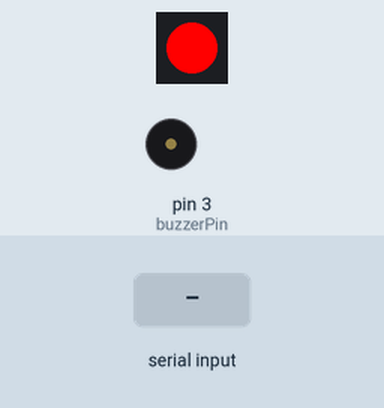
The program below on a simulated Arduino Uno, built with avr-gcc and run on an emulated ATmega328P. On the bench: 1 RGB LEDs in strip order, left to right, buzzer (waves = sounding). Inputs (shaded band) come from the test bench. Colours are those a GRB WS2812 strip shows for the declared byte order; what the program prints to the serial monitor is not drawn.

Above: at 4.3 s.
4.4 s: "1$" received over Serial
At 5.0 s:
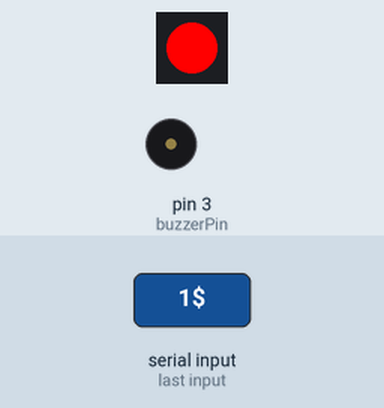
6.0 s: "90|45|200$" received over Serial
At 6.5 s:
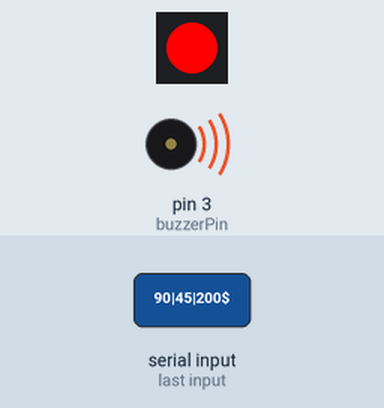
7.5 s: "2$" received over Serial
At 8.6 s:
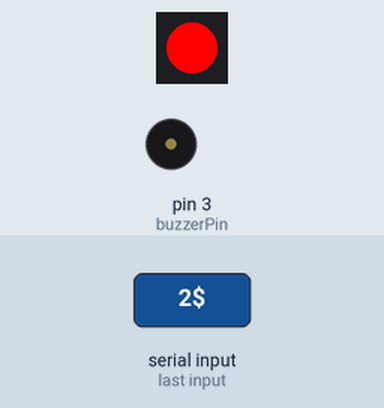
Timing chart, 0 to 10.5 s (numbered marks = the images above; inputs shaded):
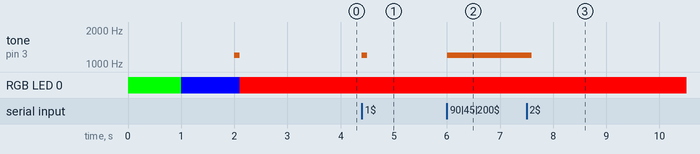

Measured:
- after the input at 4.4 s, tone on pin 3 (buzzerPin): silent → 1200 Hz at once, → silent 0.10 s later
- after the input at 6.0 s, tone on pin 3 (buzzerPin): silent → 1200 Hz at once
- after the input at 7.5 s, tone on pin 3 (buzzerPin): 1200 Hz → silent after 0.10 s

The program:

main.cpp
```cpp
// (licence header left out)
#include <Arduino.h>
#include "FastLED.h"
#include <Servo.h>
#include "Ultrasound.h"

typedef enum {
  MODE_NULL,
  MODE_ROCKERANDGRAVITY,  // joystick & gravity control
  MODE_RGB_ADJUST,        // RGB adjustment
  MODE_SPEED_CONTROL,     // speed control
  MODE_ULTRASOUND_SEND,   // send ultrasonic distance to PC software
  MODE_SERVO_CONTROL,     // robotic gripper control
  MODE_VOLTAGE_SEND,      // send voltage value to app
  MODE_AVOID              // obstacle avoidance
} CarMode;

typedef enum {
  WARNING_OFF,
  WARNING_BEEP,
  WARNING_RGB,
} VoltageWarning;

typedef enum {
  READ_VOLTAGE_ON,
  READ_VOLTAGE_OFF
} ReadVoltageState;

Servo myservo;          // instantiate servo
Ultrasound ultrasound;  // instantiate ultrasonic sensor

static VoltageWarning g_warning = WARNING_OFF;
static CarMode g_mode = MODE_NULL;
static ReadVoltageState g_read = READ_VOLTAGE_ON;

static uint8_t g_state = 8;         // receive app sub-command
static uint8_t avoid_flag = 0;      // obstacle avoidance mode switch flag
static uint8_t beep_count = 0;      // number of times of the buzzer sound

static int car_derection = 0;       // set the movement angle of the car
static int8_t car_rot = 0;          // set the angular velocity of the car
static uint8_t speed_data = 0;      // set the linear velocity of the car
static uint8_t speed_update = 50;   // the linear velocity updated via the app

/* parameters related to voltage monitoring */
static float voltage;
static int voltage_send;
static int last_voltage_send;
static int real_voltage_send;
static int error_voltage;

static CRGB rgbs[1];
String rec_data[4];                 // receive the data sent from the app

const char *charArray;

/* define pins */
const static uint8_t ledPin = 2;
const static uint8_t buzzerPin = 3;
const static uint8_t servoPin = 5;
const static uint8_t motorpwmPin[4] = { 10, 9, 6, 11} ;
const static uint8_t motordirectionPin[4] = { 12, 8, 7, 13};

const static int pwmFrequency = 500;                // the PWM frequency in units of Hz
const static int period = 10000000 / pwmFrequency;  // the PWM period in units of microseconds
const static uint32_t interval_us = 20000;          // the microsecond count interval employed for non-blocking delays
const static uint32_t interval_ms = 1000;           // the millisecond count interval employed for non-blocking delays

static uint32_t previousTime_us = 0;          // the previous microsecond count interval for non-blocking delays
static uint32_t previousTime_ms = 0;          // the previous millisecond count interval for non-blocking delays

static int servo_angle = 0;                   // set servo angle
static uint16_t distance = 0;                 // distance measured by the ultrasonic sensor

void Aovid(void);
void Rgb_Task(void);
void Motor_Init(void);
void Speed_Task(void);
void Task_Dispatcher(void);
void Servo_Data_Receive(void);
void Rockerandgravity_Task(void);
void Voltage_Detection_Task(void);
void PWM_Out(uint8_t PWM_Pin, int8_t DutyCycle);
void Rgb_Show(uint8_t rValue,uint8_t gValue,uint8_t bValue);
void Velocity_Controller(uint16_t angle, uint8_t velocity,int8_t rot);
void Motors_Set(int8_t Motor_0, int8_t Motor_1, int8_t Motor_2, int8_t Motor_3);

void setup() {
  Serial.begin(9600);
  Serial.println("Serial Monitor started");
  pinMode(buzzerPin, OUTPUT); // set the buzzer pin as output
  FastLED.addLeds<WS2812, ledPin, RGB>(rgbs, 1);
  Serial.println("RGB LED initialized");
  Rgb_Show(255,0,0);                // set the RGB light to red
  Serial.println("RGB LED set to red");
  delay(1000);
  //Motor_Init();
  // pinMode(servoPin, OUTPUT);
  // myservo.attach(servoPin);                   // bind specific servo pin
  // myservo.write(servo_angle);                 // write servo angle
  Rgb_Show(0,0,255);                // set the RGB light to blue
  Serial.println("RGB LED set to blue");
  delay(1000);

  tone(buzzerPin, 1200);                      // function for inputting tone signal with a frequency of 1200
  delay(100);
  noTone(buzzerPin);
  //voltage_send = analogRead(A3)*0.02989*1000;   // calculate voltage
  //last_voltage_send = voltage_send;
  //real_voltage_send = voltage_send;
  Rgb_Show(0,255,0);                // set the RGB light to green
  delay(1000);
  Serial.println("RGB LED set to green");
}

void loop() {
  //Velocity_Controller(car_derection, speed_data, car_rot);
  //Task_Dispatcher();
  //if(g_read == READ_VOLTAGE_ON)
  //{
  //  Voltage_Detection_Task();
  //}

  // Listen to Serial Monitor for LED color commands
  if (Serial.available() > 0) {
    String cmd = Serial.readStringUntil('$');
    cmd.trim();
    // Beep to indicate command received
    tone(buzzerPin, 1200);
    delay(100);
    noTone(buzzerPin);
    // Parse command: expected format X|Y|$
    int sepIndex = cmd.indexOf('|');
    if (sepIndex > 0) {
      tone(buzzerPin, 1200);
      delay(100);
      String mainCmd = cmd.substring(0, sepIndex);
      String paramStr = cmd.substring(sepIndex + 1);
      int paramSep = paramStr.indexOf('|');
      String param = paramSep >= 0 ? paramStr.substring(0, paramSep) : paramStr;
      // Use switch for main command
      switch (mainCmd.charAt(0)) {
        case 'A':
          if (param == "1") {
            Rgb_Show(255, 0, 0); // Red
            Serial.println("Red LED");
          }
          break;
        case 'B':
          if (param == "2") {
            Rgb_Show(0, 255, 0); // Green
            Serial.println("Green LED");
          }
          break;
        // Add more cases as needed
        default:
          // Unknown command
          break;
      }
    }
  }
}

/**
 * @brief Set the color of RGB LED
 * @param rValue;gValue;bValue;
 * @arg The three input parameters range from 0 to 255
 * @retval None
 * @note (255,0,0) green (0,255,0) red (0,0,255) blue (255,255,255) white
 */
void Rgb_Show(uint8_t rValue,uint8_t gValue,uint8_t bValue)
{
  rgbs[0].r = rValue;
  rgbs[0].g = gValue;
  rgbs[0].b = bValue;
  FastLED.show();
}

/* task dispatcher */
void Task_Dispatcher(void)
{
  uint8_t index = 0;
  while (Serial.available() > 0)
  {
    String cmd = Serial.readStringUntil('$');
    while (cmd.indexOf('|') != -1)
    {
      rec_data[index] = cmd.substring(0, cmd.indexOf('|'));  // extract the substring from the begining to the bit before the first comma
      cmd = cmd.substring(cmd.indexOf('|') + 1);             // update the string by removing the extracted substring and the comma
      index++;      // update index
    }
    charArray = rec_data[0].c_str();      // convert to c string format
    if(strcmp(charArray, "A") == 0 && avoid_flag == 0)  // determine command
    {
        g_mode = MODE_ROCKERANDGRAVITY;
    }
    if(strcmp(charArray, "B") == 0 && avoid_flag == 0)
    {
      g_mode = MODE_RGB_ADJUST;
    }
    if(strcmp(charArray, "C") == 0 && avoid_flag == 0)
    {
      g_mode = MODE_SPEED_CONTROL;
    }
    if(strcmp(charArray, "E") == 0 && avoid_flag == 0)
    {
      g_mode = MODE_SERVO_CONTROL;
    }
    if(strcmp(charArray, "D") == 0)
    {
      g_mode = MODE_ULTRASOUND_SEND;
    }
    if(strcmp(charArray, "F") == 0)
    {
      g_mode = MODE_AVOID;
      avoid_flag = 1;
      g_state = atoi(rec_data[1].c_str());
    }
  }
  if(g_mode == MODE_ROCKERANDGRAVITY)
  {
    Rockerandgravity_Task();
    g_mode = MODE_NULL;
  }
  if(g_mode == MODE_RGB_ADJUST)
  {
    Rgb_Task();
    g_mode = MODE_NULL;
  }
  if(g_mode == MODE_SPEED_CONTROL)
  {
    Speed_Task();
    g_mode = MODE_NULL;
  }
  if(g_mode == MODE_SERVO_CONTROL)
  {
    Servo_Data_Receive();
    g_mode = MODE_NULL;
  }
  if(g_mode == MODE_ULTRASOUND_SEND)
  {
    distance = ultrasound.Filter();   // obtain the output value of the filter
    if(distance > 5000)
    {
      distance = 5000;
    }
    voltage_send = (int)(voltage*1000);
    if(last_voltage_send - voltage_send >= 500)
    {
      error_voltage = voltage_send;
    }
    if(voltage_send != error_voltage)
    {
      real_voltage_send = voltage_send;
    }
    last_voltage_send = voltage_send;

    // send ultrasonic distance data and voltage data to the app
    Serial.print("$");Serial.print(distance);Serial.print(",");
    Serial.print(real_voltage_send);Serial.print("$");
    g_mode = MODE_NULL;
  }
  if(avoid_flag == 1)
  {
    Aovid();
  }
  if(g_state == 8)
  {
    g_read = READ_VOLTAGE_ON;
  }
  else
  {
    g_read = READ_VOLTAGE_OFF;
  }
}

/* joystick control task */
void Rockerandgravity_Task(void)
{
  g_state = atoi(rec_data[1].c_str());
  switch (g_state)
  {
    case 0:
      car_derection = 90;
      car_rot = 0;
      speed_data = speed_update;
      break;
    case 1:
      car_derection = 45;
      car_rot = 0;
      speed_data = speed_update;
      break;
    case 2:
      car_derection = 0;
      car_rot = 0;
      speed_data = speed_update;
      break;
    case 3:
      car_derection = 315;
      car_rot = 0;
      speed_data = speed_update;
      break;
    case 4:
      car_derection = 270;
      car_rot = 0;
      speed_data = speed_update;
      break;
    case 5:
      car_derection = 225;
      car_rot = 0;
      speed_data = speed_update;
      break;
    case 6:
      car_derection = 180;
      car_rot = 0;
      speed_data = speed_update;
      break;
    case 7:
      car_derection = 135;
      car_rot = 0;
      speed_data = speed_update;
      break;
    case 8:
      car_derection = 0;
      car_rot = 0;
      speed_data = 0;
      break;
    case 9:
      car_derection = 0;
      speed_data = 0;
      car_rot = speed_update;
      break;
    case 10:
      car_derection = 0;
      speed_data = 0;
      car_rot = -speed_update;
      break;
    default:
      break;
  }
}

/* ultrasonic RGB adjustment function */
void Rgb_Task(void)
{
  uint8_t r_data,g_data,b_data;
  r_data = (uint8_t)atoi(rec_data[1].c_str());
  g_data = (uint8_t)atoi(rec_data[2].c_str());
  b_data = (uint8_t)atoi(rec_data[3].c_str());
  ultrasound.Color(r_data,g_data,b_data,r_data,g_data,b_data);
}

/* voltage monitoring */
void Voltage_Detection_Task(void)
{
  uint32_t currentTime_ms;
  currentTime_ms = millis();
  voltage = analogRead(A3)*0.02989;   // calculate voltage
  if(real_voltage_send <= 7000)
  {
    if(g_warning != WARNING_RGB)
    {
      g_warning = WARNING_BEEP;
    }
  }
  if(g_warning == WARNING_BEEP)
  {
    if(currentTime_ms - previousTime_ms <= interval_ms/2)
    {
      tone(buzzerPin, 800);  // If the voltage is less than 7V, the buzzer will alarm
    }
    else if (currentTime_ms - previousTime_ms > interval_ms/2 && currentTime_ms - previousTime_ms < interval_ms)
    {
      noTone(buzzerPin);
    }
  }
  if (currentTime_ms - previousTime_ms >= interval_ms)
  {
    if(g_warning == WARNING_BEEP)
    {
      beep_count++;
    }

    previousTime_ms = currentTime_ms;
  }
  if(beep_count == 2)
  {
    beep_count = 0;
    noTone(buzzerPin);
    g_warning = WARNING_RGB;
  }
  if(g_warning == WARNING_RGB)
  {
    Rgb_Show(0,10,0);
  }
}

/* robotic gripper control task */
void Servo_Data_Receive(void)
{
  servo_angle = atoi(rec_data[1].c_str());
  myservo.write(servo_angle);
}

/* obstacle avoidance mode */
void Aovid(void)
{
  distance = ultrasound.Filter();
  if(g_state == 1)
  {
    if(distance < 400)
    {
      car_derection = 0;
      car_rot = 100;
      speed_data = 0;
    }
    if(distance >= 500)
    {
      car_derection = 0;
      car_rot = 0;
      speed_data = 60;
    }
  }
  else if(g_state == 0)
  {
    car_derection = 0;
    car_rot = 0;
    speed_data = 0;
    g_mode = MODE_NULL;
    avoid_flag = 0;
  }
}
 /* speed control function */
void Speed_Task(void)
{
  speed_update = (uint8_t)atoi(rec_data[1].c_str());
  Serial.print("C|");Serial.print(speed_update); Serial.print("|$");
}

 /*servo initialization function */
void Motor_Init(void)
{
  for(uint8_t i = 0; i < 4; i++) {
    pinMode(motordirectionPin[i], OUTPUT);
    pinMode(motorpwmPin[i], OUTPUT);
  }
  Velocity_Controller( 0, 0, 0);
}

/**
 * @brief speed control function
 * @param angle   Controls the movement direction of the car, with 0 degrees being the direction of the front of the car, and counter-clockwise as the positive direction. Ranging from 0 to 359
 * @param velocity   Controls the speed of the car, ranging from 0 to 100
 * @param rot     Controls the rotational speed of the car, ranging from -100 to 100. If it is greater than 0, the car has a rotational speed in counter-clockwise direction; if it is less than 0, the car has a rotational speed in clockwise direction
 * @param drift   Determines whether to enable the drift function with the value 0 or 1.  If it is 0, enable the function; if not, disable the function
 * @retval None
 */
void Velocity_Controller(uint16_t angle, uint8_t velocity,int8_t rot)
{
  int8_t velocity_0, velocity_1, velocity_2, velocity_3;
  float speed = 1;
  angle += 90;
  float rad = angle * PI / 180;
  if (rot == 0) speed = 1; // speed factor
  else speed = 0.5;
  velocity /= sqrt(2);
  velocity_0 = (velocity * sin(rad) - velocity * cos(rad)) * speed + rot * speed;
  velocity_1 = (velocity * sin(rad) + velocity * cos(rad)) * speed - rot * speed;
  velocity_2 = (velocity * sin(rad) - velocity * cos(rad)) * speed - rot * speed;
  velocity_3 = (velocity * sin(rad) + velocity * cos(rad)) * speed + rot * speed;
  Motors_Set(velocity_0, velocity_1, velocity_2, velocity_3);
}

/**
 * @brief the function for setting PWM and wheel direction
 * @param Motor_x   The control value for PWM and motor direction. It is calculated based on the kinematic analysis of the Mecanum wheels
 * @retval None
 */
void Motors_Set(int8_t Motor_0, int8_t Motor_1, int8_t Motor_2, int8_t Motor_3)
{
  int8_t pwm_set[4];
  int8_t motors[4] = { Motor_0, Motor_1, Motor_2, Motor_3};
  bool direction[4] = { 1, 0, 0, 1}; // forward, left 1, and right 0
  for(uint8_t i; i < 4; ++i)
  {
    if(motors[i] < 0) direction[i] = !direction[i];
    else direction[i] = direction[i];

    if(motors[i] == 0) pwm_set[i] = 0;
    else pwm_set[i] = abs(motors[i]);

    digitalWrite(motordirectionPin[i], direction[i]);
    PWM_Out(motorpwmPin[i], pwm_set[i]);
  }
}

/* simulate PWM output */
void PWM_Out(uint8_t PWM_Pin, int8_t DutyCycle)
{
  uint32_t currentTime_us = micros();
  int highTime = (period/100) * DutyCycle;

  if ((currentTime_us - previousTime_us) <= highTime)
  {
    digitalWrite(PWM_Pin, HIGH);
  }
  else digitalWrite(PWM_Pin, LOW);
  if (currentTime_us - previousTime_us >= period)
  {
    previousTime_us = currentTime_us;
  }
}
```

Ultrasound.h
```cpp
#ifndef ULTRASOUND_H
#define ULTRASOUND_H

#include <Arduino.h>

#define ULTRASOUND_I2C_ADDR 0x77

// register
#define DISDENCE_L    0 // low 8 bits of distance, unit: mm
#define DISDENCE_H    1

#define RGB_BRIGHTNESS  50 // 0-255

#define RGB_WORK_MODE 2 // RGB light mode: 0 indicates custom mode; 1 indicates breathing light mode. Default is 0

#define RGB1_R      3 // R value of probe 1, 0~255, default 0
#define RGB1_G      4 // default 0
#define RGB1_B      5 // default 255

#define RGB2_R      6 // R value of probe 2, 0~255, default 0
#define RGB2_G      7 // default 0
#define RGB2_B      8 // default 255

#define RGB1_R_BREATHING_CYCLE      9 // in breathing light mode, breathing cycle for R of probe 1, unit: 100ms, default 0
#define RGB1_G_BREATHING_CYCLE      10
#define RGB1_B_BREATHING_CYCLE      11

#define RGB2_R_BREATHING_CYCLE      12 // probe 2
#define RGB2_G_BREATHING_CYCLE      13
#define RGB2_B_BREATHING_CYCLE      14

#define RGB_WORK_SIMPLE_MODE    0
#define RGB_WORK_BREATHING_MODE   1

class Ultrasound {
  public:
    Ultrasound();
    bool wireWriteByte(uint8_t addr, uint8_t val);
    bool wireWriteDataArray(uint8_t addr, uint8_t reg,uint8_t *val,unsigned int len);
    int wireReadDataArray(uint8_t addr, uint8_t reg, uint8_t *val, unsigned int len);

    void Breathing(uint8_t r1, uint8_t g1, uint8_t b1, uint8_t r2, uint8_t g2, uint8_t b2);
    void Color(uint8_t r1, uint8_t g1, uint8_t b1, uint8_t r2, uint8_t g2, uint8_t b2);
    int Filter();
    u16 GetDistance();
};
#endif
```

Source omitted: Ultrasound.cpp (3237 bytes)
